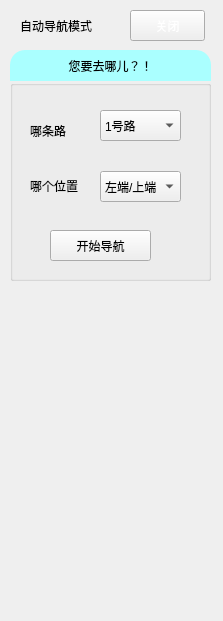
<?xml version="1.0" encoding="UTF-8"?>
<ui version="4.0">
 <class>NavigationControllBoard</class>
 <widget class="QWidget" name="NavigationControllBoard">
  <property name="geometry">
   <rect>
    <x>0</x>
    <y>0</y>
    <width>223</width>
    <height>621</height>
   </rect>
  </property>
  <property name="windowTitle">
   <string>Form</string>
  </property>
  <widget class="QPushButton" name="autoModelSwitchBtn">
   <property name="enabled">
    <bool>true</bool>
   </property>
   <property name="geometry">
    <rect>
     <x>130</x>
     <y>10</y>
     <width>75</width>
     <height>31</height>
    </rect>
   </property>
   <property name="styleSheet">
    <string notr="true">color: rgb(255, 255, 255);</string>
   </property>
   <property name="text">
    <string>关闭</string>
   </property>
  </widget>
  <widget class="QLabel" name="autoModelLbl">
   <property name="geometry">
    <rect>
     <x>20</x>
     <y>10</y>
     <width>91</width>
     <height>31</height>
    </rect>
   </property>
   <property name="text">
    <string>自动导航模式</string>
   </property>
  </widget>
  <widget class="QGroupBox" name="autoModelGbx">
   <property name="geometry">
    <rect>
     <x>10</x>
     <y>80</y>
     <width>201</width>
     <height>201</height>
    </rect>
   </property>
   <property name="styleSheet">
    <string notr="true">border-color:black;</string>
   </property>
   <property name="title">
    <string/>
   </property>
   <widget class="QLabel" name="roadChooseLbl">
    <property name="geometry">
     <rect>
      <x>20</x>
      <y>40</y>
      <width>61</width>
      <height>21</height>
     </rect>
    </property>
    <property name="text">
     <string>哪条路</string>
    </property>
   </widget>
   <widget class="QLabel" name="locationLbl">
    <property name="geometry">
     <rect>
      <x>20</x>
      <y>90</y>
      <width>51</width>
      <height>31</height>
     </rect>
    </property>
    <property name="text">
     <string>哪个位置</string>
    </property>
   </widget>
   <widget class="QComboBox" name="roadChooseCbx">
    <property name="geometry">
     <rect>
      <x>90</x>
      <y>30</y>
      <width>81</width>
      <height>31</height>
     </rect>
    </property>
    <item>
     <property name="text">
      <string>1号路</string>
     </property>
    </item>
    <item>
     <property name="text">
      <string>2号路</string>
     </property>
    </item>
    <item>
     <property name="text">
      <string>3号路</string>
     </property>
    </item>
    <item>
     <property name="text">
      <string>4号路</string>
     </property>
    </item>
    <item>
     <property name="text">
      <string>5号路</string>
     </property>
    </item>
    <item>
     <property name="text">
      <string>6</string>
     </property>
    </item>
   </widget>
   <widget class="QComboBox" name="locationCbx">
    <property name="geometry">
     <rect>
      <x>90</x>
      <y>91</y>
      <width>81</width>
      <height>31</height>
     </rect>
    </property>
    <item>
     <property name="text">
      <string>左端/上端</string>
     </property>
    </item>
    <item>
     <property name="text">
      <string>中间</string>
     </property>
    </item>
    <item>
     <property name="text">
      <string>右端/底端</string>
     </property>
    </item>
   </widget>
   <widget class="QPushButton" name="navigateStartBtn">
    <property name="geometry">
     <rect>
      <x>40</x>
      <y>150</y>
      <width>101</width>
      <height>31</height>
     </rect>
    </property>
    <property name="text">
     <string>开始导航</string>
    </property>
   </widget>
  </widget>
  <widget class="QLabel" name="destinationLbl">
   <property name="geometry">
    <rect>
     <x>10</x>
     <y>50</y>
     <width>201</width>
     <height>31</height>
    </rect>
   </property>
   <property name="styleSheet">
    <string notr="true">background-color: rgb(170, 255, 255);
border-top-left-radius:15px;
border-top-right-radius:15px;</string>
   </property>
   <property name="text">
    <string>您要去哪儿？！</string>
   </property>
   <property name="alignment">
    <set>Qt::AlignCenter</set>
   </property>
  </widget>
 </widget>
 <resources/>
 <connections/>
</ui>
